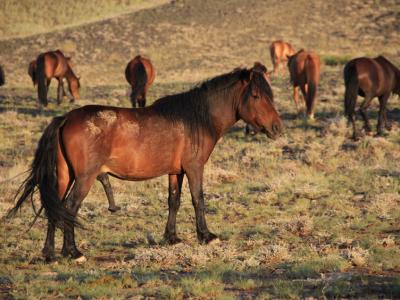
#> input picture dataset/test/1_horse/horse_01.jpg, 400 x 300 px
$ python lbp.py
#> lines starting #> are read from the running program, lines starting #| are printed output that depends on the picture
import cv2
import numpy as np
from skimage.feature import local_binary_pattern

# Load and preprocess the image
image_path = '../dataset/test/1_horse/horse_01.jpg'

# Load the image
gray_image = cv2.imread(image_path, 0)
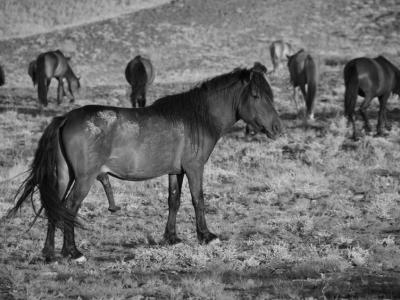
#> gray_image: shape (300, 400); min 0, max 225, mean 111.1

# Calculate the Local Binary Pattern (LBP) features
radius = 1
n_points = 8 * radius
lbp_image = local_binary_pattern(gray_image, n_points, radius, method='default')
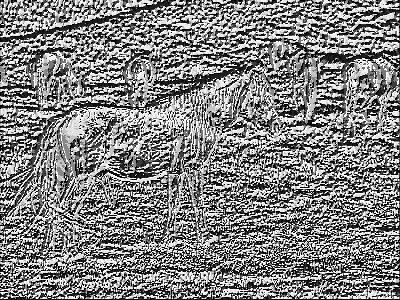
#> lbp_image: shape (300, 400) float64; min 0, max 255, mean 129.5

# Count the number of non-zero pixels in the LBP image
non_zero_pixels = np.count_nonzero(lbp_image)
#> non_zero_pixels = 114048

# Print the number of non-zero pixels
print("Number of non-zero pixels:", non_zero_pixels)
#| Number of non-zero pixels: 114048

cv2.imshow('lbp image', lbp_image)
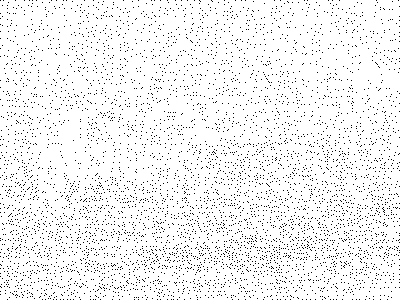
#> window 'lbp image': shape (300, 400); 95% white; black in thin lines or dots
cv2.waitKey(0)
cv2.destroyAllWindows()

$ run again, with dataset/test/1_horse/horse_02.jpg copied over dataset/test/1_horse/horse_01.jpg
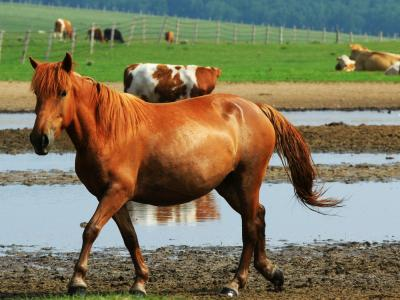
#> input picture dataset/test/1_horse/horse_02.jpg, 400 x 300 px
#> `lbp_image = local_binary_pattern(gray_image, n_points, radius, method=..`:
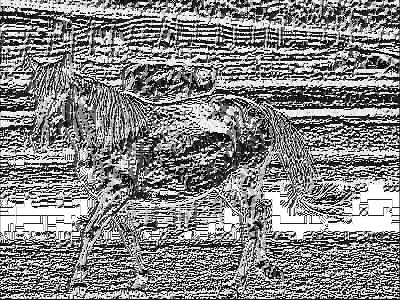
#> lbp_image: shape (300, 400) float64; min 0, max 255, mean 133.8
#> non_zero_pixels = 114561
#| Number of non-zero pixels: 114561
#> `cv2.imshow('lbp image', lbp_image)`:
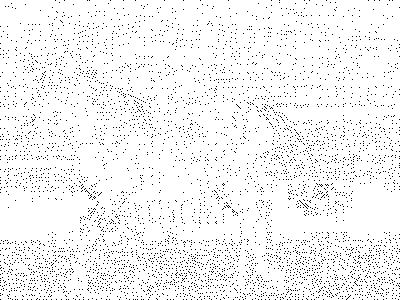
#> window 'lbp image': shape (300, 400); 95.5% white; black in thin lines or dots

$ run again, with dataset/test/1_horse/horse_03.jpg copied over dataset/test/1_horse/horse_01.jpg
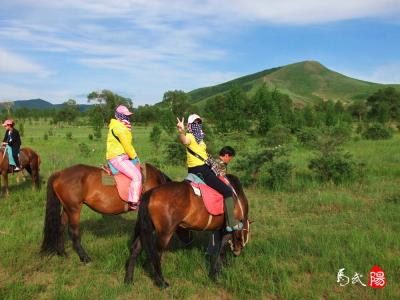
#> input picture dataset/test/1_horse/horse_03.jpg, 400 x 300 px
#> `lbp_image = local_binary_pattern(gray_image, n_points, radius, method=..`:
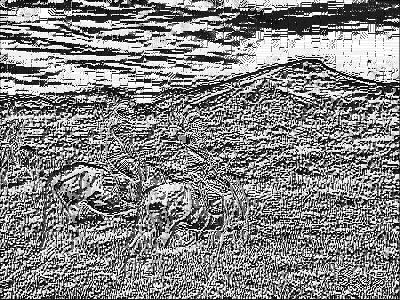
#> lbp_image: shape (300, 400) float64; min 0, max 255, mean 132.7
#> non_zero_pixels = 114453
#| Number of non-zero pixels: 114453
#> `cv2.imshow('lbp image', lbp_image)`:
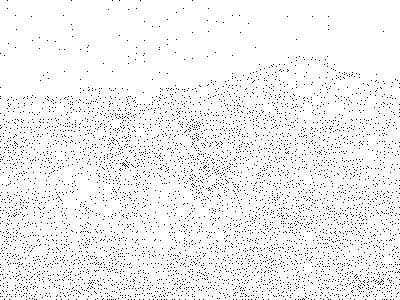
#> window 'lbp image': shape (300, 400); 95.4% white; black in thin lines or dots

$ run again, with dataset/test/1_horse/horse_04.jpg copied over dataset/test/1_horse/horse_01.jpg
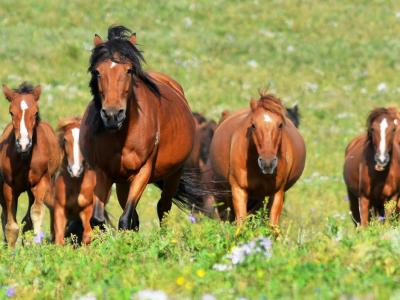
#> input picture dataset/test/1_horse/horse_04.jpg, 400 x 300 px
#> `lbp_image = local_binary_pattern(gray_image, n_points, radius, method=..`:
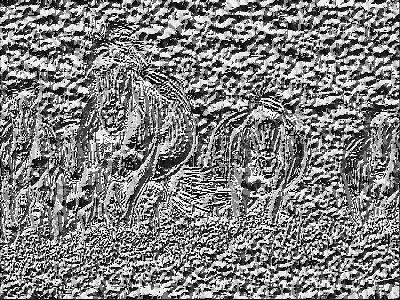
#> lbp_image: shape (300, 400) float64; min 0, max 255, mean 128.6
#> non_zero_pixels = 116205
#| Number of non-zero pixels: 116205
#> `cv2.imshow('lbp image', lbp_image)`:
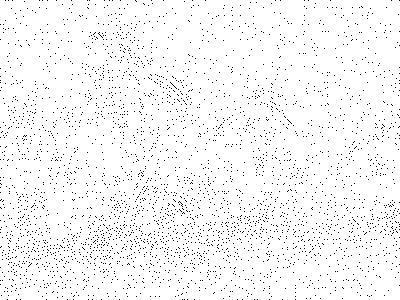
#> window 'lbp image': shape (300, 400); 96.8% white; black in thin lines or dots
